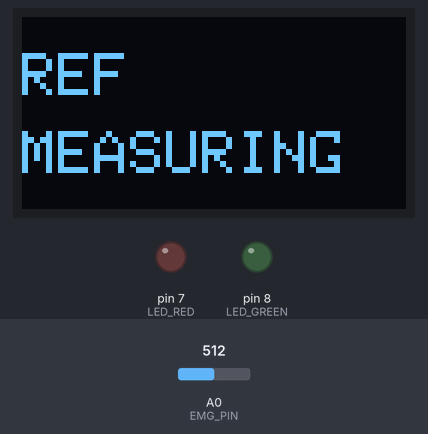
The sketch below on a simulated Arduino Uno, built with avr-gcc and run on an emulated ATmega328P. Shown: 128×64 one-colour display, output pins drawn as LEDs (lit = HIGH). Inputs (shaded band) come from the test bench; at power-on: A0 (EMG_PIN) = 512. What the sketch prints to the serial monitor is not drawn.

Above: at 0.2 s.
At 3.3 s:
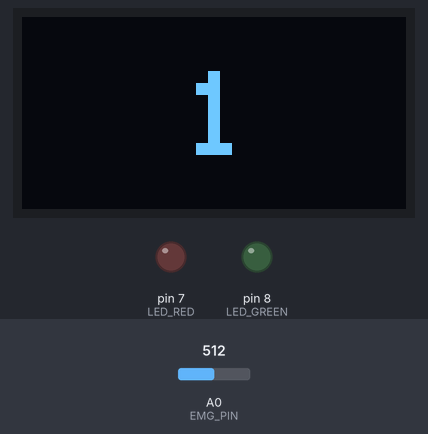
At 7.3 s:
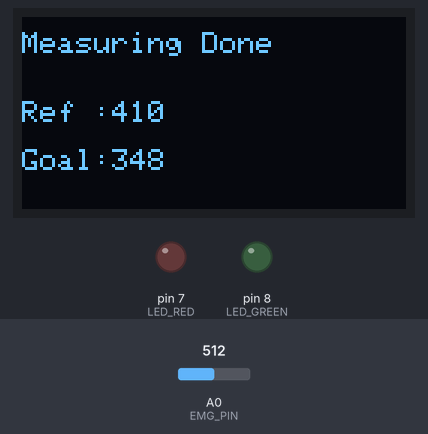
At 33.8 s:
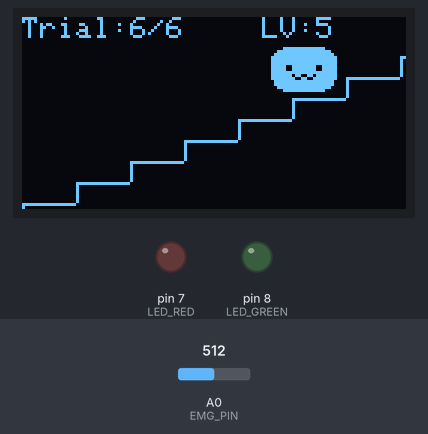
Timing chart, 0 to 40.0 s (numbered marks = the images above):
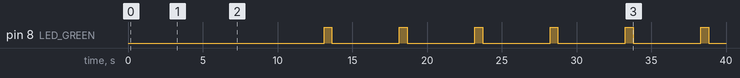

Measured:
- by itself, pin 8 (LED_GREEN): LOW → HIGH at 13.1 s, → LOW 0.53 s later, → HIGH 4.5 s later, → LOW 0.53 s later, … (12 changes in this stretch)
- what the display in image 0 shows lasts 1.0 s, from 0.2 s to 1.2 s
- what the display in image 1 shows lasts 4.1 s, from 3.2 s to 7.3 s
- what the display in image 2 shows lasts 2.0 s, from 7.3 s to 9.3 s

The sketch:

EMG_Biofeedback_game.ino
```cpp
/*
 * EMG 바이오피드백 게임 - 완성본 (REST 제거)
 * 하드웨어: 아두이노 우노 R3 + 0.96" I2C OLED (0x3C) + LED 2개
 *       EMG(또는 포텐셔미터)->A0 / 빨강LED->D7 / 초록LED->D8 (각 220ohm)
 *
 * 게임: REF 3초 측정 -> 목표치 = REF*0.85
 *       총 6 trial, 최대 레벨 7, 레벨 4 이상 WIN
 */

#include <Wire.h>
#include <Adafruit_GFX.h>
#include <Adafruit_SSD1306.h>

#define SCREEN_WIDTH 128
#define SCREEN_HEIGHT 64
#define OLED_RESET    -1
#define SCREEN_ADDR   0x3C

Adafruit_SSD1306 display(SCREEN_WIDTH, SCREEN_HEIGHT, &Wire, OLED_RESET);

const bool DEBUG = true;

const int EMG_PIN   = A0;
const int LED_RED   = 7;
const int LED_GREEN = 8;

const int MAX_LEVEL   = 7;    // 최대 레벨
const int TOTAL_TRIAL = 6;    // 총 6번
const int WIN_LEVEL   = 4;    // 레벨 4 이상이면 WIN

const unsigned long MEASURE_MS = 3000;   // 측정 3초
const int MEASURE_INTERVAL = 20;         // 20ms 간격 -> 약 150회

float refTrial = 0;
float threshold = 0;
int   level = 0;
int   trial = 0;
bool  curFace = false;   // 현재 표정 (true=웃음 유지, false=무표정)

const unsigned char tamaFace[] PROGMEM = {
  0b00000111, 0b11111111, 0b11100000,
  0b00011111, 0b11111111, 0b11111000,
  0b00111111, 0b11111111, 0b11111100,
  0b01111111, 0b11111111, 0b11111110,
  0b01111111, 0b11111111, 0b11111110,
  0b01111111, 0b11111111, 0b11111110,
  0b01111111, 0b11111111, 0b11111110,
  0b01111111, 0b11111111, 0b11111110,
  0b01111111, 0b11111111, 0b11111110,
  0b01111111, 0b11111111, 0b11111110,
  0b01111111, 0b11111111, 0b11111110,
  0b00111111, 0b11111111, 0b11111100,
  0b00111111, 0b11111111, 0b11111100,
  0b00011111, 0b11111111, 0b11111000,
  0b00000111, 0b11111111, 0b11100000,
  0b00000000, 0b00000000, 0b00000000
};

void setup() {
  Serial.begin(115200);
  Wire.begin();
  Wire.setClock(100000);
  delay(100);
  display.begin(SSD1306_SWITCHCAPVCC, SCREEN_ADDR);
  display.setTextColor(SSD1306_WHITE);

  pinMode(LED_RED, OUTPUT);
  pinMode(LED_GREEN, OUTPUT);
  digitalWrite(LED_RED, LOW);
  digitalWrite(LED_GREEN, LOW);
}

void loop() {
  runGame();
}

// ===================================================
//  한 판 전체 흐름 (REST 없음)
// ===================================================
void runGame() {
  // --- REF (최대근력) ---
  showTitle("REF", "MEASURING");
  delay(1000);
  countdown();
  refTrial = measureWindow(false);

  threshold = refTrial * 0.85;   // 성공 기준 = REF의 85%

  showResultLine();
  delay(2000);

  // --- 본 게임 (lv 0부터) ---
  level = 0;
  curFace = false;            // 시작은 무표정

  drawScene(level, 1, curFace, -1);
  delay(800);

  for (trial = 1; trial <= TOTAL_TRIAL; trial++) {
    digitalWrite(LED_RED, LOW);
    digitalWrite(LED_GREEN, LOW);

    // 측정 중에는 직전 표정(curFace) 그대로 유지하며 카운트다운
    float mainTrial = measureWindow(true);

    bool stepUp = (mainTrial >= threshold);
    if (stepUp) {
      level++;
      if (level > MAX_LEVEL) level = MAX_LEVEL;
      digitalWrite(LED_GREEN, HIGH);
    } else {
      level--;
      if (level < 0) level = 0;
      digitalWrite(LED_RED, HIGH);
    }

    // 결과 반영 시점에 표정 갱신
    // 단, 바닥(lv 0)에서 실패해 정지하면 무표정 유지
    if (stepUp) {
      curFace = true;          // 올라감 -> 웃음
    } else {
      curFace = false;         // 내려감 또는 바닥 정지 -> 무표정
    }

    // trial과 lv 동시 갱신 + 표정 변경
    int shownTrial = (trial < TOTAL_TRIAL) ? trial + 1 : trial;
    drawScene(level, shownTrial, curFace, -1);

    delay(500);                      // LED 짧게 (0.5초)
    digitalWrite(LED_RED, LOW);
    digitalWrite(LED_GREEN, LOW);

    delay(1500);                     // 변한 표정 고정 (1.5초)
  }

  // 결과 판정
  if (level >= WIN_LEVEL) showBigResult("WIN");
  else                    showBigResult("LOSE");
  delay(5000);

  display.clearDisplay();
  display.display();
  delay(500);
}

// ===================================================
//  카운트다운 (측정 전 3,2,1)
// ===================================================
void countdown() {
  for (int n = 3; n >= 1; n--) {
    display.clearDisplay();
    display.setTextSize(4);
    display.setCursor(54, 18);
    display.print(n);
    display.display();
    delay(1000);
  }
}

// ===================================================
//  측정: 3초간 -> 최댓값의 70~90% 구간 평균
//  측정 중엔 직전 표정(curFace) 유지하며 카운트다운 표시
// ===================================================
float measureWindow(bool showCount) {
  float peak = 0;
  long  sumBand = 0;
  int   cntBand = 0;

  unsigned long t0 = millis();
  int lastSec = -1;

  while (millis() - t0 < MEASURE_MS) {
    int raw = analogRead(EMG_PIN);
    float v = raw;
    if (v < 0) v = 0;

    if (v > peak) peak = v;

    if (v >= peak * 0.70 && v <= peak * 0.90) {
      sumBand += v;
      cntBand++;
    }

    if (DEBUG) {
      Serial.print(v); Serial.print('\t');
      Serial.print(threshold); Serial.print('\t');
      Serial.println(peak);
    }

    if (showCount) {
      int remain = (MEASURE_MS - (millis() - t0)) / 1000 + 1;
      if (remain != lastSec) {
        lastSec = remain;
        // 직전 표정(curFace) 유지하며 화면 갱신
        drawScene(level, trial, curFace, remain);
      }
    }

    delay(MEASURE_INTERVAL);
  }

  if (cntBand >= 3) return (float)sumBand / cntBand;
  return peak * 0.80;
}

// ===================================================
//  화면 그리기
// ===================================================
void drawScene(int lv, int tr, bool smile, int countNum) {
  display.clearDisplay();

  display.setTextSize(1);
  display.setCursor(0, 0);
  display.print("Trial:");
  display.print(tr);
  display.print("/");
  display.print(TOTAL_TRIAL);
  display.setCursor(80, 0);
  display.print("LV:");
  display.print(lv);

// 계단 7칸 (화면 좌우 끝까지, 세로도 키움)
  int stepW = SCREEN_WIDTH / MAX_LEVEL;   // 128/7 = 약 18px
  int stepH = 7;                          // 세로 한 칸 높이 (5 -> 7)
  int baseX = 0;
  int baseY = 62;                         // 바닥 살짝 내림
  for (int i = 0; i <= MAX_LEVEL; i++) {
    int x = baseX + i * stepW;
    int y = baseY - i * stepH;
    if (x > SCREEN_WIDTH) x = SCREEN_WIDTH;
    display.drawFastHLine(x, y, stepW, SSD1306_WHITE);
    display.drawFastVLine(x, y, stepH, SSD1306_WHITE);
  }

  // 캐릭터 위치
  int cx, cy;
  if (lv == 0) {
    cx = baseX;
    cy = baseY - 16;
  } else {
    cx = baseX + lv * stepW - 8;
    cy = baseY - lv * stepH - 17;
  }
  if (cx > SCREEN_WIDTH - 24) cx = SCREEN_WIDTH - 24;
  if (cx < 0) cx = 0;
  if (cy < 0) cy = 0;          // 위쪽 한계: 화면 위 끝까지 허용

  display.drawBitmap(cx, cy, tamaFace, 24, 16, SSD1306_WHITE);

  int eyeY = cy + 6;
  display.fillRect(cx + 6,  eyeY, 2, 2, SSD1306_BLACK);
  display.fillRect(cx + 16, eyeY, 2, 2, SSD1306_BLACK);

  int mx = cx + 8;
  int my = cy + 9;
  if (smile) {
    display.drawPixel(mx,     my,   SSD1306_BLACK);
    display.drawPixel(mx+1,   my+1, SSD1306_BLACK);
    display.drawPixel(mx+2,   my+1, SSD1306_BLACK);
    display.drawPixel(mx+3,   my,   SSD1306_BLACK);
    display.drawPixel(mx+4,   my,   SSD1306_BLACK);
    display.drawPixel(mx+5,   my+1, SSD1306_BLACK);
    display.drawPixel(mx+6,   my+1, SSD1306_BLACK);
    display.drawPixel(mx+7,   my,   SSD1306_BLACK);
  } else {
    display.drawFastHLine(mx, my, 7, SSD1306_BLACK);
  }

  if (countNum > 0) {
    display.setTextSize(2);
    display.setCursor(112, 47);
    display.print(countNum);
  }

  display.display();
}

void showTitle(const char* l1, const char* l2) {
  display.clearDisplay();
  display.setTextSize(2);
  display.setCursor(0, 12);
  display.println(l1);
  display.setCursor(0, 38);
  display.println(l2);
  display.display();
}

void showResultLine() {
  display.clearDisplay();
  display.setTextSize(1);
  display.setCursor(0, 5);
  display.println("Measuring Done");
  display.setCursor(0, 28);
  display.print("Ref :");
  display.println(refTrial, 0);
  display.setCursor(0, 44);
  display.print("Goal:");
  display.println(threshold, 0);
  display.display();
}

void showBigResult(const char* txt) {
  display.clearDisplay();
  display.setTextSize(3);
  int len = strlen(txt);
  int x = (SCREEN_WIDTH - len * 18) / 2;
  if (x < 0) x = 0;
  display.setCursor(x, 20);
  display.println(txt);
  display.display();
}
```
